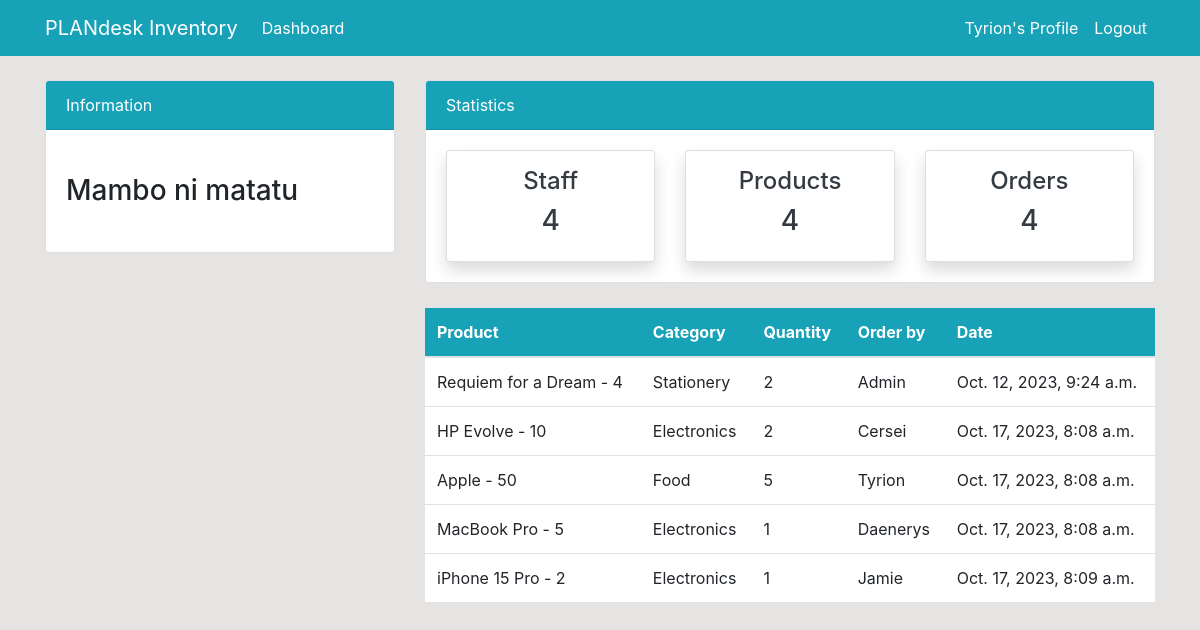
Screenshot of /order/ (signed in) with the database file from the repository.
### dashboard/models.py (models this page shows, shortened)
class Order(models.Model):
    product = models.ForeignKey(Product, on_delete=models.CASCADE, null=True)
    staff = models.ForeignKey(User, models.CASCADE, null=True)
    order_quantity = models.PositiveIntegerField(null=True)
    date = models.DateTimeField(auto_now_add=True)

class Product(models.Model):
    name = models.CharField(max_length=100, null=True)
    category = models.CharField(max_length=20, choices=CATEGORY, null=True)
    quantity = models.PositiveIntegerField(null=True)
    def __str__(self):
        return f'{self.name} - {self.quantity}'

### dashboard/views.py (the view)
# urls.py: path('order/', views.order, name='dashboard-order'),
@login_required
def order(request):
    orders = Order.objects.all()
    context = {
        'orders':orders,
    }
    return render(request, 'dashboard/order.html', context)

### templates/dashboard/order.html
{% extends 'partials/base.html' %} {% block title %}Orders Page{% endblock %}
{% block content %} {% include 'partials/hero.html' %}
<div class="container">
  <div class="row my-4">
    <div class="col-md-4"></div>
    <div class="col-md-8">
      <table class="table bg-white">
        <thead class="bg-info">
          <tr class="text-white">
            <th scope="col">Product</th>
            <th scope="col">Category</th>
            <th scope="col">Quantity</th>
            <th scope="col">Order by</th>
            <th scope="col">Date</th>
          </tr>
        </thead>
        <tbody>
          {% for order in orders%}
          <tr>
            <td>{{order.product}}</td>
            <td>{{order.product.category}}</td>
            <td>{{order.order_quantity}}</td>
            <td>{{order.staff.username}}</td>
            <td>{{order.date}}</td>
          </tr>
          {%endfor%}
        </tbody>
      </table>
    </div>
  </div>
</div>
{% endblock %}

### templates/partials/nav.html (shortened to what this page needs)
<nav class="navbar navbar-expand-lg navbar-info bg-info">
  {% if user.is_authenticated %}
  <div class="container">
    <a class="navbar-brand text-white" href="{% url 'dashboard-index' %}"
      >PLANdesk Inventory</a
    >
    <div class="collapse navbar-collapse" id="navbarSupportedContent">
      <ul class="navbar-nav mr-auto">
        <li class="nav-item active">
          <a class="nav-link text-white" href="{% url 'dashboard-index' %}"
            >Dashboard <span class="sr-only">(current)</span></a
          >
        </li>
      </ul>
      <ul class="navbar-nav ml-auto">
        <li class="nav-item active">
          <a class="nav-link text-white" href="{% url 'user-profile'%}"
            >{{user.username}}'s Profile
            <span class="sr-only">(current)</span></a
          >
        </li>
        <li class="nav-item">
          <a class="nav-link text-white" href="{% url 'user-logout' %}"
            >Logout</a
          >
        </li>
      </ul>
      {% endif %}
    </div>
  </div>
</nav>

### static/style.css (style rules this page uses)
body { background: rgb(230, 227, 227); }

### rows the page displays
Order: product "Requiem for a Dream - 4", product.category "Stationery", order_quantity "2", staff.username "Admin", date "Oct. 12, 2023, 9:24 a.m."
Order: product "HP Evolve - 10", product.category "Electronics", order_quantity "2", staff.username "Cersei", date "Oct. 17, 2023, 8:08 a.m."
Order: product "Apple - 50", product.category "Food", order_quantity "5", staff.username "Tyrion", date "Oct. 17, 2023, 8:08 a.m."
Order: product "MacBook Pro - 5", product.category "Electronics", order_quantity "1", staff.username "Daenerys", date "Oct. 17, 2023, 8:08 a.m."
Order: product "iPhone 15 Pro - 2", product.category "Electronics", order_quantity "1", staff.username "Jamie", date "Oct. 17, 2023, 8:09 a.m."

### other values shown
{{ user.username }} "Tyrion"
